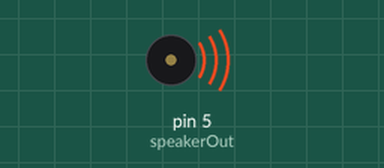
Simulated run of this sketch. Board: Arduino Uno, built with avr-gcc and run on an emulated ATmega328P. Shown: buzzer (waves = sounding).

Above: at 0.2 s.
At 9.9 s:
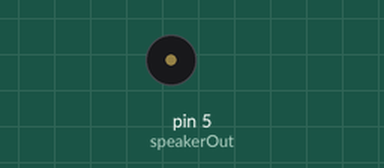
Timing chart, 0 to 13.2 s (numbered marks = the images above):
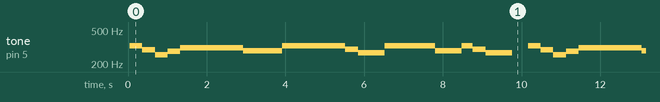

The sketch:

MarryHadALittleLamb.ino
```cpp
//used https://www.arduino.cc/en/Tutorial/PlayMelody

const int c =   3830;    // 261 Hz
const int d =   3400;    // 294 Hz
const int e =   3038;    // 329 Hz
const int f =   2864;    // 349 Hz
const int fs =  2703;    // 370 Hz
const int g =   2550;    // 392 Hz
const int a =   2272;    // 440 Hz
const int b =   2028;    // 493 Hz
const int C =   1912;    // 523 Hz
// Define a special note, 'R', to represent a rest
const int R =    0;

int speakerOut = 5;

void setup() {
  pinMode(speakerOut, OUTPUT);
}

// MELODY and TIMING  =======================================
//  melody[] is an array of notes, accompanied by beats[],
//  which sets each note's relative length (higher #, longer note)
//BARNEY
//int melody[] = { a, fs, a, a, fs, d, b, a, g, fs, e, fs, g, fs, g, a, d, d, d, d, d, e, fs, g, a, a, e, e, g, fs, e, d };
//int beats[]  = {32,32,32,32,32,32,32,32,32,32,32,32,32,32,32,32,32,32,32,32,32,32,32,32,32,32,32,32,32,32,32,32};
//MARY HAD A LITTLE LAMB
int melody[] = { e, d, c, d, e, e, e, d, d, d, e, e, e, e, d, c, d, e, e, e, d, d, e, d, c, R};
int beats[]  = {32,32,32,32,32,32,64,32,32,64,32,32,64,32,32,32,32,32,32,64,32,32,32,32,64,256};

int MAX_COUNT = sizeof(melody) / 2; // Melody length, for looping.

// Set overall tempo
long tempo = 10000;
// Set length of pause between notes
int pause = 1000;
// Loop variable to increase Rest length
int rest_count = 100; //<-BLETCHEROUS HACK; See NOTES

// Initialize core variables
int tone_ = 0;
int beat = 0;
long duration  = 0;

// PLAY TONE  ==============================================
// Pulse the speaker to play a tone for a particular duration
void playTone() {
  long elapsed_time = 0;
  if (tone_ > 0) { // if this isn't a Rest beat, while the tone has
    //  played less long than 'duration', pulse speaker HIGH and LOW
    while (elapsed_time < duration) {

      digitalWrite(speakerOut,HIGH);
      delayMicroseconds(tone_ / 2);

      // DOWN
      digitalWrite(speakerOut, LOW);
      delayMicroseconds(tone_ / 2);

      // Keep track of how long we pulsed
      elapsed_time += (tone_);
    }
  }
  else { // Rest beat; loop times delay
    for (int j = 0; j < rest_count; j++) { // See NOTE on rest_count
      delayMicroseconds(duration);
    }
  }
}
void loop() {
  // Set up a counter to pull from melody[] and beats[]
  for (int i=0; i<MAX_COUNT; i++) {
    tone_ = melody[i];
    beat = beats[i];

    duration = beat * tempo; // Set up timing

    playTone();
    // A pause between notes...
    delayMicroseconds(pause);
  }
}
```

Measured:
- by itself, tone on pin 5 (speakerOut): repeats every 10.1 s: 293 Hz 0.32 s, 255 Hz 0.32 s, 282 Hz 0.32 s, 310 Hz 1.6 s, 286 Hz 1.0 s, 328 Hz 1.6 s, 299 Hz 0.32 s, 271 Hz 0.68 s, 328 Hz 1.3 s, 287 Hz 0.68 s, 328 Hz 0.28 s, 299 Hz 0.32 s, 271 Hz 0.68 s, silent 0.41 s, 328 Hz 0.32 s
